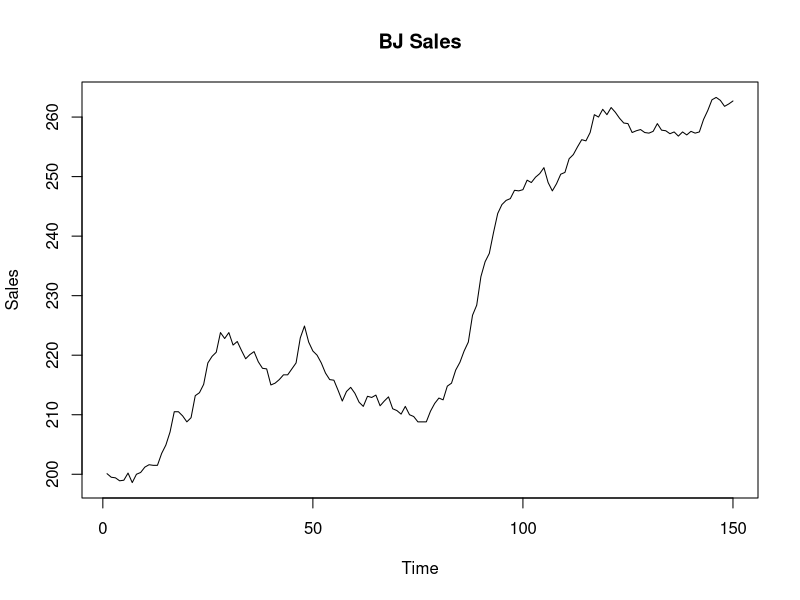
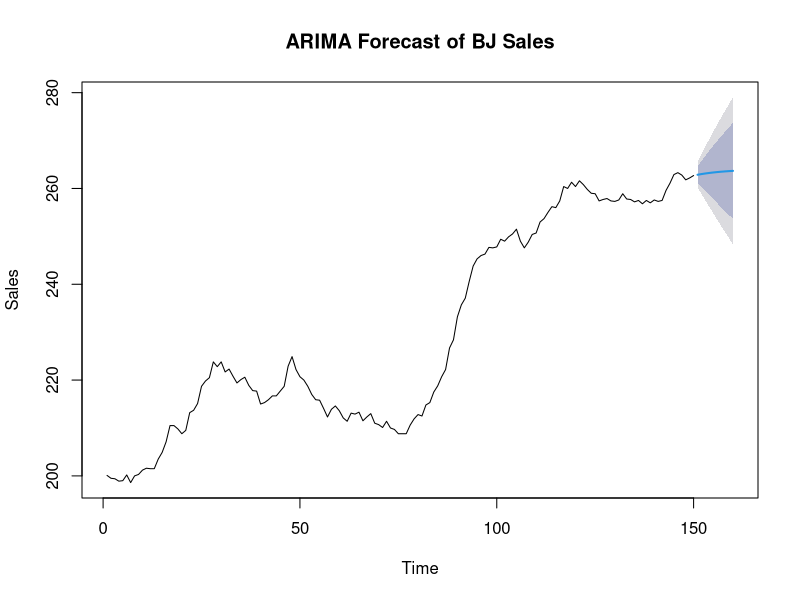

These charts were generated, in order, by the following R code:
install.packages("forecast") # Note: This line would be run once.
library(forecast)
data("BJsales")
plot(BJsales, main="BJ Sales", ylab="Sales", xlab="Time")
model <- auto.arima(BJsales)
print(summary(model))
forecasted <- forecast(model, h=10)
print(forecasted)
plot(forecasted, main="ARIMA Forecast of BJ Sales", ylab="Sales", xlab="Time")
